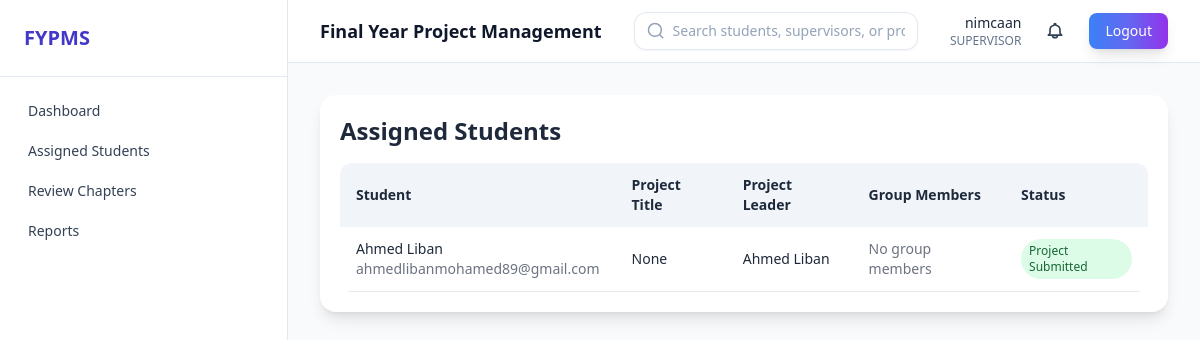
/projects/supervisor/students/ (signed in), run on an earlier commit of the app's database.
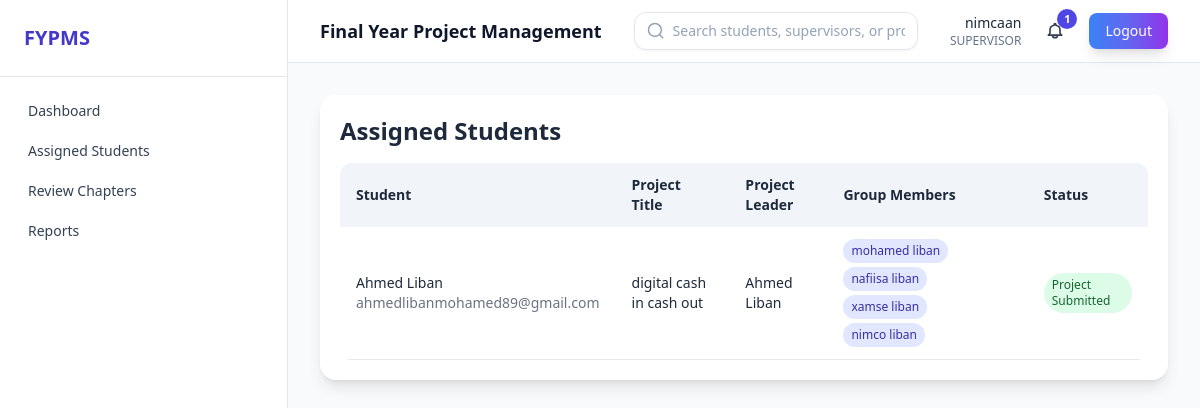
And on a later commit of the database.
### users/models.py (models this page shows, shortened)
class User(AbstractUser):
    class Role(models.TextChoices):
        ADMIN = "ADMIN", "Admin"
        SUPERVISOR = "SUPERVISOR", "Supervisor"
        STUDENT = "STUDENT", "Student"
    role = models.CharField(
        max_length=20,
        choices=Role.choices,
        default=Role.STUDENT,
    )

### projects/models.py (models this page shows, shortened)
class SupervisorAssignment(models.Model):
    student = models.OneToOneField(
        settings.AUTH_USER_MODEL,
        on_delete=models.CASCADE,
        related_name="supervisor_assignment",
        limit_choices_to={"role": "STUDENT"},
    )
    supervisor = models.ForeignKey(
        settings.AUTH_USER_MODEL,
        on_delete=models.CASCADE,
        related_name="assigned_students",
        limit_choices_to={"role": "SUPERVISOR"},
    )
    assigned_at = models.DateTimeField(auto_now_add=True)

class Project(models.Model):
    student = models.OneToOneField(
        settings.AUTH_USER_MODEL,
        on_delete=models.CASCADE,
        related_name="project",
        limit_choices_to={"role": "STUDENT"},
    )
    project_title = models.CharField(max_length=255, help_text="Title of the final year project")
    description = models.TextField(help_text="Detailed description of the project")
    leader = models.ForeignKey(
        settings.AUTH_USER_MODEL,
        on_delete=models.CASCADE,
        related_name="led_projects",
        limit_choices_to={"role": "STUDENT"},
        help_text="Project leader (can be different from the submitting student)"
    )
    created_at = models.DateTimeField(auto_now_add=True)
    updated_at = models.DateTimeField(auto_now=True)

class GroupMember(models.Model):
    project = models.ForeignKey(Project, on_delete=models.CASCADE, related_name="group_members")
    name = models.CharField(max_length=255, help_text="Full name of the group member")
    email = models.EmailField(blank=True, help_text="Email address of the group member (optional)")
    class Meta:
        unique_together = ['project', 'name']

### projects/views.py (the view)
# urls.py: path("supervisor/students/", SupervisorStudentListView.as_view(), name="supervisor-students"),
class SupervisorStudentListView(SupervisorRequiredMixin, ListView):
    template_name = "projects/supervisor_students.html"
    context_object_name = "assignments"
    def get_queryset(self):
        return SupervisorAssignment.objects.filter(
            supervisor=self.request.user
        ).select_related("student").prefetch_related("student__project__group_members")

### users/context_processors.py (called while the page is built)
def unread_notification_count(request):
    user = getattr(request, "user", None)
    if not user or not user.is_authenticated:
        return {"unread_notification_count": 0}
    from projects.models import Notification
    return {
        "unread_notification_count": Notification.objects.filter(user=user, is_read=False).count()
        if user.role in {User.Role.ADMIN, User.Role.SUPERVISOR, User.Role.STUDENT}
        else 0
    }

def unread_notification_preview(request):
    user = getattr(request, "user", None)
    if not user or not user.is_authenticated:
        return {"unread_notifications_nav": []}
    unread_qs = Notification.objects.filter(user=user, is_read=False).order_by("-created_at")[:5]
    return {"unread_notifications_nav": unread_qs}

### users/mixins.py (called while the page is built)
    def test_func(self):
        return self.request.user.role in self.allowed_roles or self.request.user.is_superuser

### templates/projects/supervisor_students.html
{% extends "base.html" %}
{% block content %}
<div class="rounded-2xl bg-white p-5 shadow-lg">
    <h2 class="mb-4 text-2xl font-bold">Assigned Students</h2>
    <div class="overflow-x-auto">
        <table class="min-w-full overflow-hidden rounded-xl text-sm">
            <thead class="bg-slate-100">
                <tr>
                    <th class="px-4 py-3 text-left">Student</th>
                    <th class="px-4 py-3 text-left">Project Title</th>
                    <th class="px-4 py-3 text-left">Project Leader</th>
                    <th class="px-4 py-3 text-left">Group Members</th>
                    <th class="px-4 py-3 text-left">Status</th>
                </tr>
            </thead>
            <tbody>
                {% for assignment in assignments %}
                    <tr class="border-b odd:bg-white even:bg-slate-50 hover:bg-indigo-50">
                        <td class="px-4 py-3">
                            <div>
                                <div class="font-medium">{{ assignment.student.get_full_name|default:assignment.student.username }}</div>
                                <div class="text-sm text-gray-500">{{ assignment.student.email|default:"-" }}</div>
                            </div>
                        </td>
                        <td class="px-4 py-3">
                            {% if assignment.student.project %}
                                {{ assignment.student.project.project_title }}
                            {% else %}
                                <span class="text-gray-500">No project submitted</span>
                            {% endif %}
                        </td>
                        <td class="px-4 py-3">
                            {% if assignment.student.project %}
                                {{ assignment.student.project.leader.get_full_name|default:assignment.student.project.leader.username }}
                            {% else %}
                                -
                            {% endif %}
                        </td>
                        <td class="px-4 py-3">
                            {% if assignment.student.project and assignment.student.project.group_members.all %}
                                <div class="flex flex-wrap gap-1">
                                    {% for member in assignment.student.project.group_members.all %}
                                        <span class="inline-flex items-center px-2 py-1 rounded-full text-xs bg-indigo-100 text-indigo-800">
                                            {{ member.name }}
                                        </span>
                                    {% endfor %}
                                </div>
                            {% else %}
                                <span class="text-gray-500">No group members</span>
                            {% endif %}
                        </td>
                        <td class="px-4 py-3">
                            {% if assignment.student.project %}
                                <span class="inline-flex items-center px-2 py-1 rounded-full text-xs bg-green-100 text-green-800">
                                    Project Submitted
                                </span>
                            {% else %}
                                <span class="inline-flex items-center px-2 py-1 rounded-full text-xs bg-yellow-100 text-yellow-800">
                                    Pending
                                </span>
                            {% endif %}
                        </td>
                    </tr>
                {% empty %}
                    <tr><td colspan="5" class="px-4 py-8 text-center text-slate-500">No students assigned yet.</td></tr>
                {% endfor %}
            </tbody>
        </table>
    </div>
</div>
{% endblock %}

### templates/base.html (shortened to what this page needs)
<!doctype html>
<html lang="en">
<head>
    <script src="https://cdn.tailwindcss.com"></script>
</head>
<body class="bg-slate-50 text-slate-800">
    {% if user.is_authenticated %}
        <div class="min-h-screen lg:flex">
            {% include "partials/sidebar.html" %}
            <div class="flex-1">
                {% include "partials/navbar.html" %}
                <main class="page-fade p-4 sm:p-6 lg:p-8">
    {% else %}
        <div class="min-h-screen">
            {% include "partials/public_navbar.html" %}
            <main class="page-fade">
                {% include "partials/alerts.html" %}
    {% endif %}
    {% block content %}{% endblock %}
    {% if user.is_authenticated %}
                </main>
            </div>
        </div>
    {% else %}
            </main>
        </div>
    {% endif %}
</body>
</html>

### templates/partials/sidebar.html (shortened to what this page needs)
<aside class="hidden w-72 border-r border-slate-200 bg-white lg:block">
    <div class="flex h-full flex-col">
        <div class="border-b border-slate-200 p-6">
            <a href="{% url 'users:dashboard' %}" class="text-xl font-bold text-indigo-700">FYPMS</a>
        </div>
        <nav class="flex-1 space-y-1 p-4 text-sm">
            <a href="{% url 'users:dashboard' %}" class="block rounded-xl px-3 py-2 font-medium text-slate-700 transition hover:bg-indigo-50 hover:text-indigo-700">Dashboard</a>
            {% if user.role == "ADMIN" %}
                <a href="{% url 'users:user-list' %}" class="block rounded-xl px-3 py-2 font-medium text-slate-700 transition hover:bg-indigo-50 hover:text-indigo-700">User Management</a>
                <a href="{% url 'projects:assign-supervisor' %}" class="block rounded-xl px-3 py-2 font-medium text-slate-700 transition hover:bg-indigo-50 hover:text-indigo-700">Assign Supervisor</a>
                <a href="{% url 'projects:project-list' %}" class="block rounded-xl px-3 py-2 font-medium text-slate-700 transition hover:bg-indigo-50 hover:text-indigo-700">All Projects</a>
                <a href="{% url 'projects:reports' %}" class="block rounded-xl px-3 py-2 font-medium text-slate-700 transition hover:bg-indigo-50 hover:text-indigo-700">Reports</a>
            {% elif user.role == "SUPERVISOR" %}
                <a href="{% url 'projects:supervisor-students' %}" class="block rounded-xl px-3 py-2 font-medium text-slate-700 transition hover:bg-indigo-50 hover:text-indigo-700">Assigned Students</a>
                <a href="{% url 'projects:supervisor-chapters' %}" class="block rounded-xl px-3 py-2 font-medium text-slate-700 transition hover:bg-indigo-50 hover:text-indigo-700">Review Chapters</a>
                <a href="{% url 'projects:reports' %}" class="block rounded-xl px-3 py-2 font-medium text-slate-700 transition hover:bg-indigo-50 hover:text-indigo-700">Reports</a>
            {% endif %}
        </nav>
    </div>
</aside>

### templates/partials/navbar.html (shortened to what this page needs)
<header class="sticky top-0 z-30 border-b border-slate-200 bg-white/90 backdrop-blur">
    <div class="flex items-center justify-between px-4 py-3 sm:px-6 lg:px-8">
        <div class="flex items-center gap-3">
            <h1 class="text-lg font-semibold text-slate-900">Final Year Project Management</h1>
        </div>
        <div class="flex flex-1 items-center justify-center px-4 sm:px-6 lg:px-8">
            <div
                id="navbarSearchRoot"
                data-search-url="{% url 'projects:search' %}"
                data-search-ajax-url="{% url 'projects:search-ajax' %}"
                class="w-full max-w-xl"
            >
                <form method="get" action="{% url 'projects:search' %}" class="w-full">
                    <div class="relative">
                        <div class="flex items-center gap-2 rounded-xl border border-slate-200 bg-white px-3 py-2 shadow-sm">
                            <svg class="h-5 w-5 text-slate-400" fill="none" stroke="currentColor" viewBox="0 0 24 24">
                                <path stroke-linecap="round" stroke-linejoin="round" stroke-width="2" d="M21 21l-4.35-4.35m0 0A7.5 7.5 0 104.5 4.5a7.5 7.5 0 0012.15 12.15z"></path>
                            </svg>
                            <input
                                id="navbarSearchInput"
                                type="text"
                                name="q"
                                placeholder="Search students, supervisors, or projects..."
                                autocomplete="off"
                                spellcheck="false"
                                class="w-full bg-transparent text-sm outline-none placeholder:text-slate-400"
                                value="{{ request.GET.q|default_if_none:'' }}"
                            />
                        </div>
                    </div>
                </form>
            </div>
        </div>
        <div class="flex items-center gap-4">
            <div class="hidden text-right sm:block">
                <p class="text-sm font-medium">{{ user.username }}</p>
                <p class="text-xs text-slate-500">{{ user.role }}</p>
            </div>
            <div class="relative">
                <button
                    id="notifToggle"
                    type="button"
                    aria-haspopup="menu"
                    aria-expanded="false"
                    aria-controls="notifMenu"
                    class="relative rounded-lg p-2 text-slate-700 hover:bg-slate-100 transition"
                    onclick="toggleNotificationsMenu()"
                >
                    {% if unread_notification_count > 0 %}
                        <span class="absolute -right-1 -top-1 inline-flex h-5 min-w-5 items-center justify-center rounded-full bg-indigo-600 px-1 text-[11px] font-bold text-white">
                            {{ unread_notification_count }}
                        </span>
                    {% endif %}
                </button>
            </div>
            <form method="post" action="{% url 'users:logout' %}">
                <button type="submit" class="rounded-lg bg-gradient-to-r from-blue-500 via-indigo-500 to-purple-600 px-4 py-2 text-sm font-medium text-white shadow-lg transition-all duration-300 hover:scale-105">
                    Logout
                </button>
            </form>
        </div>
    </div>
</header>

### templates/base.html (style rules this page uses)
.page-fade { animation: fadeIn 0.35s ease-out; }

What changed in the data, as far as the page shows it:
changed through a linked row, SupervisorAssignment "Ahmed Liban": student.project.project_title "None" → "digital cash in cash out"; no longer shows "No group members"
added GroupMember: name "mohamed liban"
added GroupMember: name "nafiisa liban"
added GroupMember: name "xamse liban"
added GroupMember: name "nimco liban"
Also different on the page:
{{ unread_notification_count }}: (not shown) → "1"
